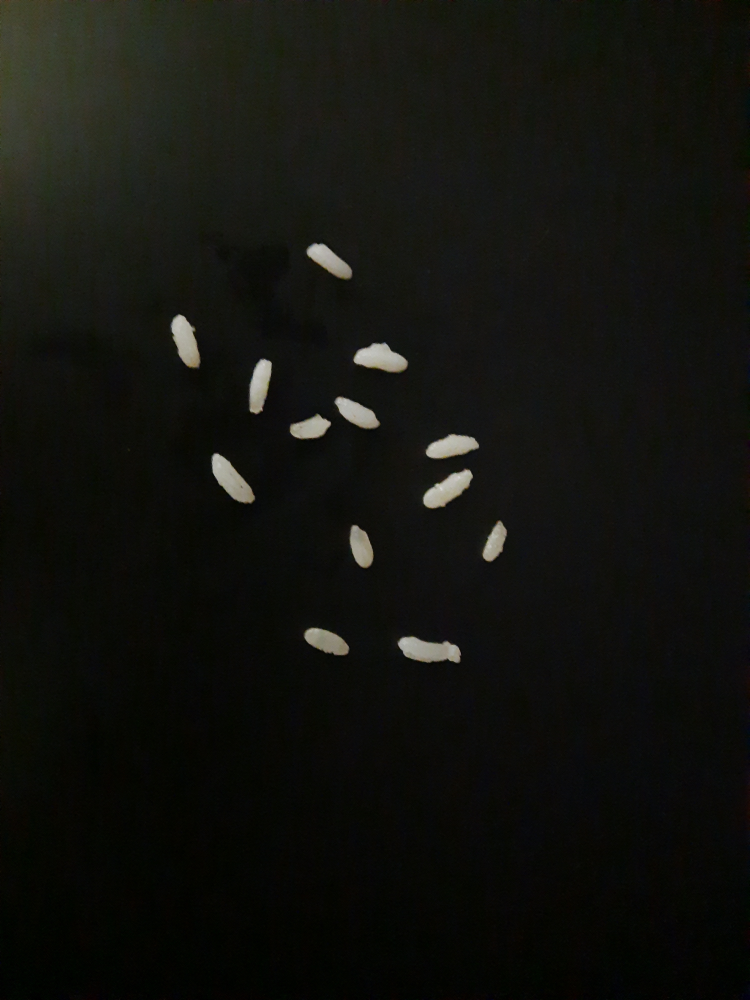
#> input picture odev_3/image2.jpg, 3000 x 4000 px (shown at 1/4 size)
$ python pirinc.py
#> lines starting #> are read from the running program, lines starting #| are printed output that depends on the picture; after the words box and inside, x2 and y2 are one past the last pixel; in counts of white or black regions, pixels touching at a corner belong together
import cv2
import numpy as np
import matplotlib.pyplot as plt


foto = cv2.imread("image2.jpg",flags=0)
#> foto: shape (4000, 3000); min 0, max 222, mean 17.9
foto= cv2.resize(foto, (600,800))
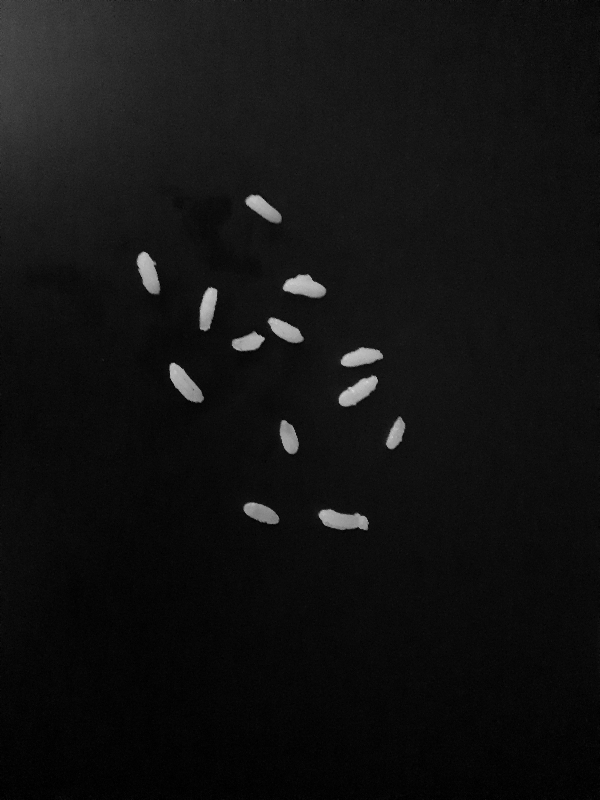
#> foto: shape (800, 600); min 0, max 217, mean 17.9

ret,  thresh1 = cv2.threshold(foto, 100, 255, cv2.THRESH_BINARY) # eşiklenmiş foto
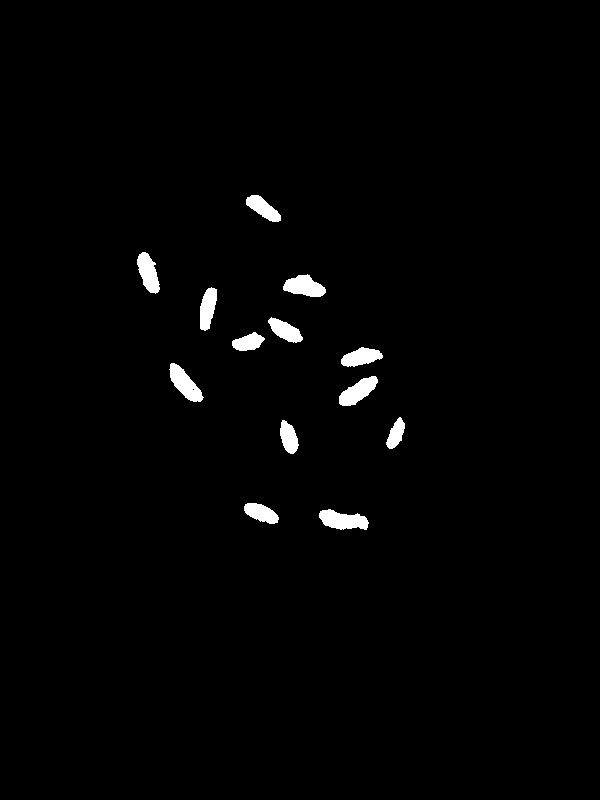
#> thresh1: shape (800, 600); 1.5% white; 13 white regions, largest, box (x1, y1, x2, y2) and area: (319, 509, 369, 530) 702, (169, 363, 204, 402) 664, (283, 274, 326, 297) 645


canny = cv2.Canny(thresh1, 0, 255)  #siyah beyaz değerlere göre değişimin net başladığı yere göre dış hatlarını belirtir
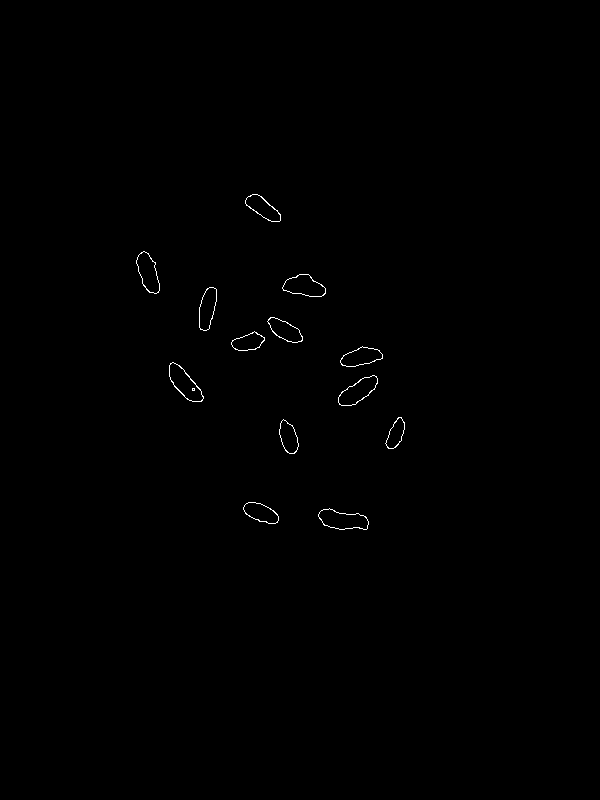
#> canny: shape (800, 600); 0.27% white in thin lines or dots, all inside (x1, y1, x2, y2) = (136, 194, 405, 530)

(cnt, hierarchy) = cv2.findContours(
    canny.copy(), cv2.RETR_EXTERNAL, cv2.CHAIN_APPROX_NONE)
#> cnt = 13 contours; largest, box (x1, y1, x2, y2) and area: (318, 508, 369, 530) 705, (169, 362, 204, 402) 682, (338, 375, 378, 406) 642, (282, 274, 326, 297) 642, (136, 251, 160, 294) 600
rgb = cv2.cvtColor(thresh1, cv2.COLOR_BGR2RGB)
cv2.drawContours(rgb, cnt, -1, (0, 255, 0), 2)
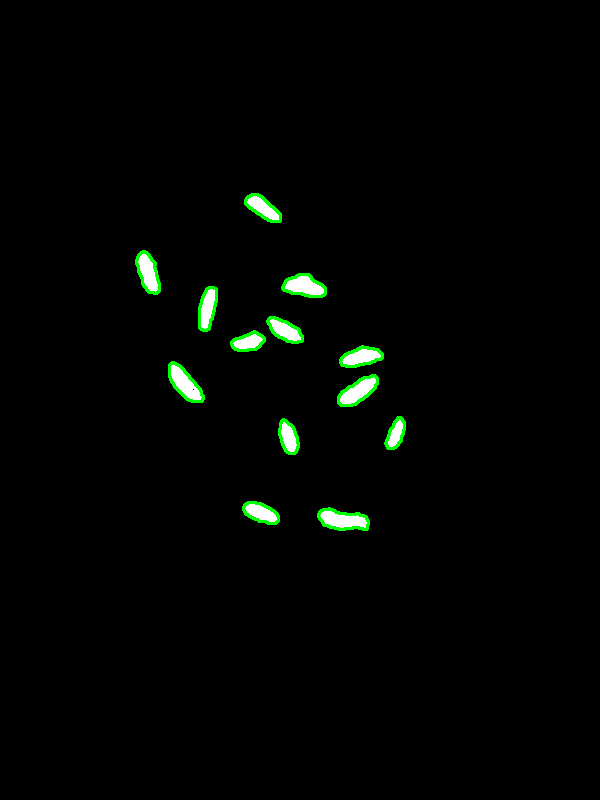
#> rgb: shape (800, 600, 3); mean R, G, B 2.6, 4.9, 2.6

print(len(cnt))
#| 13
cv2.imshow("origifoto",foto)
cv2.imshow("binaryimage",thresh1)
cv2.imshow("s",rgb)

cv2.waitKey()

$ run again, with odev_3/ekranfotosu.png saved as odev_3/image2.jpg
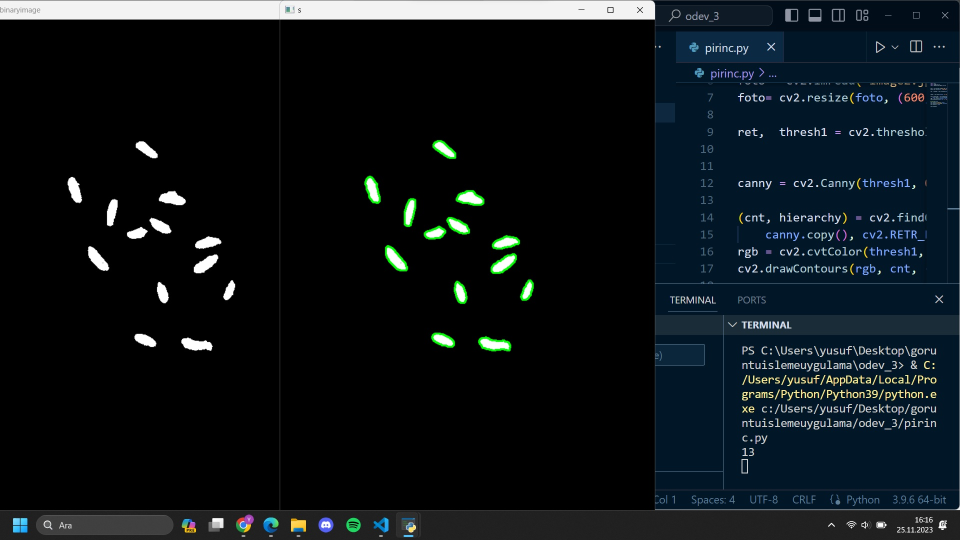
#> input picture odev_3/ekranfotosu.png, 1920 x 1080 px (shown at 1/2 size)
#> `ret,  thresh1 = cv2.threshold(foto, 100, 255, cv2.THRESH_BINARY)`:
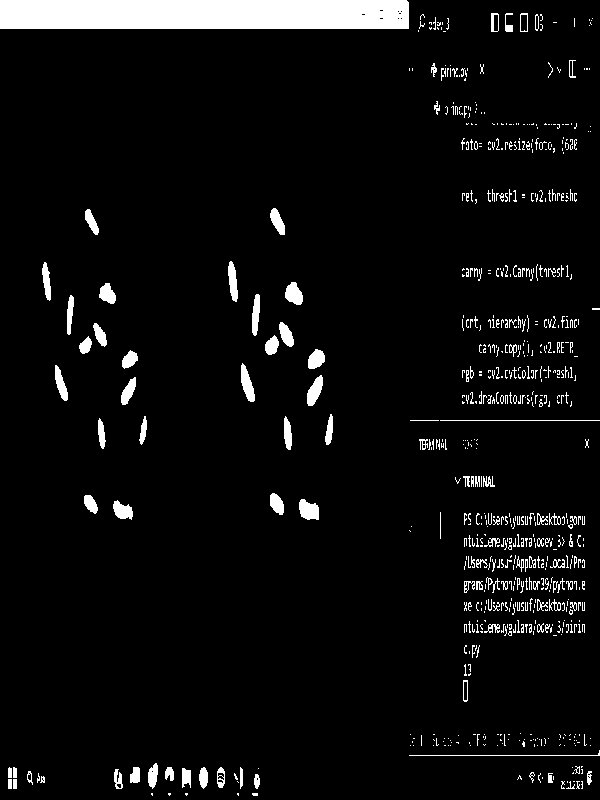
#> thresh1: shape (800, 600); 5.6% white; 704 white regions (569 under 20 px), largest, box (x1, y1, x2, y2) and area: (0, 0, 409, 29) 11843, (299, 499, 319, 520) 319, (241, 363, 255, 402) 308
#> canny: shape (800, 600); 2.5% white in thin lines or dots
#> cnt = 994 contours, 950 with area under 20; largest, box (x1, y1, x2, y2) and area: (298, 498, 319, 520) 314, (240, 363, 255, 402) 308, (306, 375, 323, 406) 296, (284, 281, 303, 305) 291, (227, 261, 238, 302) 270
#> `cv2.drawContours(rgb, cnt, -1, (0, 255, 0), 2)`:
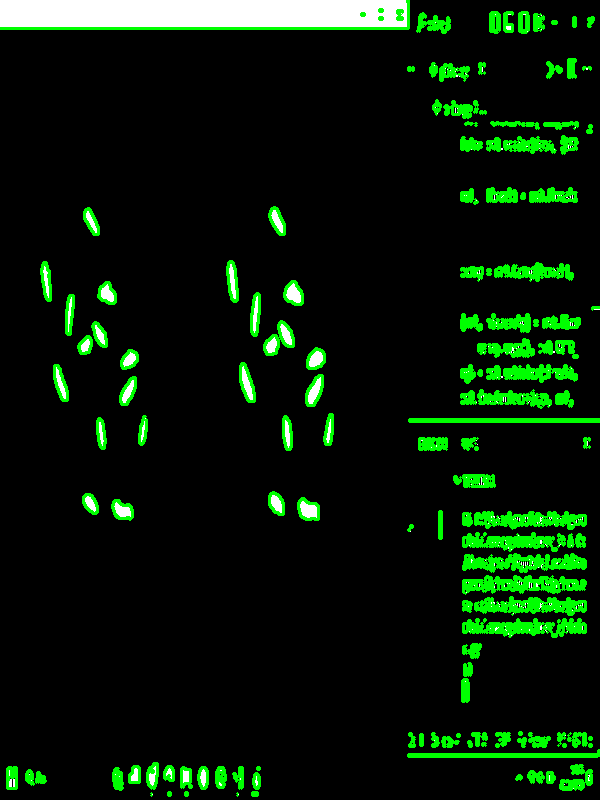
#> rgb: shape (800, 600, 3); mean R, G, B 7.9, 27.3, 7.9
#| 994
